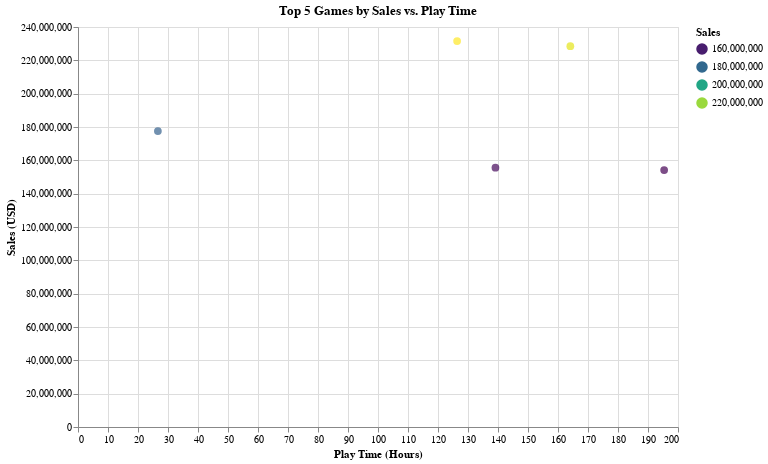

Notebook cell for this chart:
### Code cell
import altair as alt
import pandas as pd

# Sample DataFrame (replace this with your actual df_games)
# df_games should contain 'Sales', 'PlayTime', and 'QueryName' columns
# df_games = pd.read_csv('your_data.csv')

# Example DataFrame creation (for demonstration)
# df_games = pd.DataFrame({
#     'Sales': [100, 200, 300, 400, 500, 600, 700],
#     'PlayTime': [10, 20, 30, 40, 50, 60, 70],
#     'QueryName': ['Game A', 'Game B', 'Game C', 'Game D', 'Game E', 'Game F', 'Game G']
# })

# Get the top 5 games based on Sales
top_n = 5
top_games = df_games.nlargest(top_n, 'Sales')

# Create a scatter plot of Sales vs. PlayTime
scatter_chart = alt.Chart(top_games).mark_circle(size=60, opacity=0.7).encode(
    x=alt.X('avg_playtime', title='Play Time (Hours)'),
    y=alt.Y('Sales', title='Sales (USD)'),
    tooltip=['QueryName', 'Sales', 'avg_playtime'],  # Tooltip for interactivity
    color=alt.Color('Sales', scale=alt.Scale(scheme='viridis'), title='Sales')  # Color based on sales
).properties(
    title=f'Top {top_n} Games by Sales vs. Play Time',
    width=600,
    height=400
)

# Create a smooth regression line
line_chart = scatter_chart.transform_regression('avg_playtime', 'Sales').mark_line(color='red', strokeWidth=2)

# Combine the scatter and line charts
final_chart = scatter_chart + line_chart

# Display the combined chart
final_chart

### Figure 1 — Vega-Lite specification as saved in the notebook (floating-point values rounded to 4 significant figures)
{"config": {"view": {"continuousWidth": 300, "continuousHeight": 300}}, "layer": [{"mark": {"type": "circle", "opacity": 0.7, "size": 60}, "encoding": {"color": {"field": "Sales", "scale": {"scheme": "viridis"}, "title": "Sales", "type": "quantitative"}, "tooltip": [{"field": "QueryName", "type": "nominal"}, {"field": "Sales", "type": "quantitative"}, {"field": "avg_playtime", "type": "quantitative"}], "x": {"field": "avg_playtime", "title": "Play Time (Hours)", "type": "quantitative"}, "y": {"field": "Sales", "title": "Sales (USD)", "type": "quantitative"}}, "title": "Top 5 Games by Sales vs. Play Time"}, {"mark": {"type": "line", "color": "red", "strokeWidth": 2}, "encoding": {"color": {"field": "Sales", "scale": {"scheme": "viridis"}, "title": "Sales", "type": "quantitative"}, "tooltip": [{"field": "QueryName", "type": "nominal"}, {"field": "Sales", "type": "quantitative"}, {"field": "avg_playtime", "type": "quantitative"}], "x": {"field": "avg_playtime", "title": "Play Time (Hours)", "type": "quantitative"}, "y": {"field": "Sales", "title": "Sales (USD)", "type": "quantitative"}}, "title": "Top 5 Games by Sales vs. Play Time", "transform": [{"on": "avg_playtime", "regression": "Sales"}]}], "data": {"name": "data-9df3e9a888eff95dce15d4bf3beea740"}, "height": 400, "width": 600, "$schema": "https://vega.github.io/schema/vega-lite/v5.20.1.json", "datasets": {"data-9df3e9a888eff95dce15d4bf3beea740": [{"QueryName": "The Elder Scrolls V: Skyrim Special Edition", "DeveloperCount": 1, "RecommendationCount": 0, "PublisherCount": 1, "SteamSpyOwners": 5791198, "SteamSpyPlayersEstimate": 1705794, "PurchaseAvail": false, "CategorySinglePlayer": true, "Release date": "2016-10-27", "Achievements": 75.0, "Developers": "Bethesda Game Studios", "Adventure": 0.0, "Casual": 0.0, "Indie": 0.0, "RPG": 1.0, "Free To Play": 0.0, "Action": 0.0, "Strategy": 0.0, "Simulation": 0.0, "Racing": 0.0, "Sports": 0.0, "Massively Multiplayer": 0.0, "Education": 0.0, "Violent": 0.0, "Design & Illustration": 0.0, "Animation & Modeling": 0.0, "Co-op": 1.0, "Cross-Platform Multiplayer": 0.0, "Family Sharing": 1.0, "HDR available": 0.0, "In-App Purchases": 0.0, "Multi-player": 1.0, "VR Support": 0.0, "age_ranking": 2.0, "Price": 39.99, "dlc_count": 1.0, "genres": "['RPG']", "rating": 91.28, "TotalReviews": 296600.0, "ReviewScore": 0.9128, "Sales": 231600000.0, "avg_playtime": 126.4, "YearDifference": 8.0, "Month_sin": -0.866, "Month_cos": 0.5, "balance_pos_neg": 244900.0, "Budget_AA": false, "Budget_AAA": true, "Budget_Indie": false}, {"QueryName": "The Elder Scrolls V: Skyrim", "DeveloperCount": 1, "RecommendationCount": 182587, "PublisherCount": 1, "SteamSpyOwners": 11428873, "SteamSpyPlayersEstimate": 10903558, "PurchaseAvail": true, "CategorySinglePlayer": true, "Release date": "2011-11-10", "Achievements": 75.0, "Developers": "Bethesda Game Studios", "Adventure": 0.0, "Casual": 0.0, "Indie": 0.0, "RPG": 1.0, "Free To Play": 0.0, "Action": 0.0, "Strategy": 0.0, "Simulation": 0.0, "Racing": 0.0, "Sports": 0.0, "Massively Multiplayer": 0.0, "Education": 0.0, "Violent": 0.0, "Design & Illustration": 0.0, "Animation & Modeling": 0.0, "Co-op": 1.0, "Cross-Platform Multiplayer": 0.0, "Family Sharing": 0.0, "HDR available": 0.0, "In-App Purchases": 1.0, "Multi-player": 1.0, "VR Support": 0.0, "age_ranking": 2.0, "Price": 19.99, "dlc_count": 1.0, "genres": "['RPG']", "rating": 94.85, "TotalReviews": 315800.0, "ReviewScore": 0.9485, "Sales": 228500000.0, "avg_playtime": 164.1, "YearDifference": 13.0, "Month_sin": -0.5, "Month_cos": 0.866, "balance_pos_neg": 283300.0, "Budget_AA": false, "Budget_AAA": true, "Budget_Indie": false}, {"QueryName": "Call of Duty: Black Ops II", "DeveloperCount": 1, "RecommendationCount": 23400, "PublisherCount": 1, "SteamSpyOwners": 2960344, "SteamSpyPlayersEstimate": 2448481, "PurchaseAvail": true, "CategorySinglePlayer": true, "Release date": "2012-11-12", "Achievements": 35.0, "Developers": "Treyarch", "Adventure": 0.0, "Casual": 0.0, "Indie": 0.0, "RPG": 0.0, "Free To Play": 0.0, "Action": 1.0, "Strategy": 0.0, "Simulation": 0.0, "Racing": 0.0, "Sports": 0.0, "Massively Multiplayer": 0.0, "Education": 0.0, "Violent": 0.0, "Design & Illustration": 0.0, "Animation & Modeling": 0.0, "Co-op": 0.0, "Cross-Platform Multiplayer": 0.0, "Family Sharing": 1.0, "HDR available": 0.0, "In-App Purchases": 0.0, "Multi-player": 0.0, "VR Support": 0.0, "age_ranking": 2.0, "Price": 59.99, "dlc_count": 36.0, "genres": "['Action']", "rating": 86.29, "TotalReviews": 44580.0, "ReviewScore": 0.8629, "Sales": 177600000.0, "avg_playtime": 26.63, "YearDifference": 12.0, "Month_sin": -0.5, "Month_cos": 0.866, "balance_pos_neg": 32360.0, "Budget_AA": false, "Budget_AAA": true, "Budget_Indie": false}, {"QueryName": "Left 4 Dead 2", "DeveloperCount": 1, "RecommendationCount": 140726, "PublisherCount": 1, "SteamSpyOwners": 15574539, "SteamSpyPlayersEstimate": 13583400, "PurchaseAvail": true, "CategorySinglePlayer": true, "Release date": "2009-11-16", "Achievements": 101.0, "Developers": "Valve", "Adventure": 0.0, "Casual": 0.0, "Indie": 0.0, "RPG": 0.0, "Free To Play": 0.0, "Action": 1.0, "Strategy": 0.0, "Simulation": 0.0, "Racing": 0.0, "Sports": 0.0, "Massively Multiplayer": 0.0, "Education": 0.0, "Violent": 0.0, "Design & Illustration": 0.0, "Animation & Modeling": 0.0, "Co-op": 0.0, "Cross-Platform Multiplayer": 0.0, "Family Sharing": 1.0, "HDR available": 0.0, "In-App Purchases": 0.0, "Multi-player": 0.0, "VR Support": 0.0, "age_ranking": 4.0, "Price": 9.99, "dlc_count": 0.0, "genres": "['Action']", "rating": 97.53, "TotalReviews": 855100.0, "ReviewScore": 0.9753, "Sales": 155600000.0, "avg_playtime": 139.1, "YearDifference": 15.0, "Month_sin": -0.5, "Month_cos": 0.866, "balance_pos_neg": 812800.0, "Budget_AA": false, "Budget_AAA": true, "Budget_Indie": false}, {"QueryName": "Counter-Strike: Source", "DeveloperCount": 1, "RecommendationCount": 53931, "PublisherCount": 1, "SteamSpyOwners": 15433570, "SteamSpyPlayersEstimate": 11472993, "PurchaseAvail": true, "CategorySinglePlayer": false, "Release date": "2004-11-01", "Achievements": 147.0, "Developers": "Valve", "Adventure": 0.0, "Casual": 0.0, "Indie": 0.0, "RPG": 0.0, "Free To Play": 0.0, "Action": 1.0, "Strategy": 0.0, "Simulation": 0.0, "Racing": 0.0, "Sports": 0.0, "Massively Multiplayer": 0.0, "Education": 0.0, "Violent": 0.0, "Design & Illustration": 0.0, "Animation & Modeling": 0.0, "Co-op": 0.0, "Cross-Platform Multiplayer": 0.0, "Family Sharing": 0.0, "HDR available": 0.0, "In-App Purchases": 0.0, "Multi-player": 0.0, "VR Support": 0.0, "age_ranking": 4.0, "Price": 9.99, "dlc_count": 0.0, "genres": "['Action']", "rating": 96.29, "TotalReviews": 170100.0, "ReviewScore": 0.9629, "Sales": 154200000.0, "avg_playtime": 195.4, "YearDifference": 20.0, "Month_sin": -0.5, "Month_cos": 0.866, "balance_pos_neg": 157500.0, "Budget_AA": false, "Budget_AAA": true, "Budget_Indie": false}]}}
